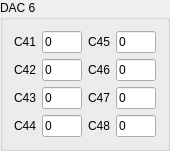
       <widget class="QGroupBox" name="groupBox_12">
        <property name="geometry">
         <rect>
          <x>175</x>
          <y>394</y>
          <width>160</width>
          <height>135</height>
         </rect>
        </property>
        <property name="maximumSize">
         <size>
          <width>170</width>
          <height>150</height>
         </size>
        </property>
        <property name="title">
         <string>DAC 6</string>
        </property>
        <layout class="QGridLayout" name="gridLayout_26">
         <item row="0" column="1" colspan="2">
          <layout class="QVBoxLayout" name="verticalLayout_9">
           <item>
            <layout class="QGridLayout" name="gridLayout_27">
             <item row="1" column="0">
              <widget class="QLabel" name="label_60">
               <property name="text">
                <string>C42</string>
               </property>
              </widget>
             </item>
             <item row="2" column="0">
              <widget class="QLabel" name="label_61">
               <property name="text">
                <string>C43</string>
               </property>
              </widget>
             </item>
             <item row="3" column="0">
              <widget class="QLabel" name="label_62">
               <property name="text">
                <string>C44</string>
               </property>
              </widget>
             </item>
             <item row="0" column="1">
              <widget class="QLineEdit" name="dac06channel41">
               <property name="sizePolicy">
                <sizepolicy hsizetype="Fixed" vsizetype="Fixed">
                 <horstretch>0</horstretch>
                 <verstretch>0</verstretch>
                </sizepolicy>
               </property>
               <property name="maximumSize">
                <size>
                 <width>40</width>
                 <height>16777215</height>
                </size>
               </property>
               <property name="text">
                <string>0</string>
               </property>
              </widget>
             </item>
             <item row="1" column="1">
              <widget class="QLineEdit" name="dac06channel42">
               <property name="sizePolicy">
                <sizepolicy hsizetype="Fixed" vsizetype="Fixed">
                 <horstretch>0</horstretch>
                 <verstretch>0</verstretch>
                </sizepolicy>
               </property>
               <property name="maximumSize">
                <size>
                 <width>40</width>
                 <height>16777215</height>
                </size>
               </property>
               <property name="text">
                <string>0</string>
               </property>
              </widget>
             </item>
             <item row="2" column="1">
              <widget class="QLineEdit" name="dac06channel43">
               <property name="sizePolicy">
                <sizepolicy hsizetype="Fixed" vsizetype="Fixed">
                 <horstretch>0</horstretch>
                 <verstretch>0</verstretch>
                </sizepolicy>
               </property>
               <property name="maximumSize">
                <size>
                 <width>40</width>
                 <height>16777215</height>
                </size>
               </property>
               <property name="text">
                <string>0</string>
               </property>
              </widget>
             </item>
             <item row="3" column="1">
              <widget class="QLineEdit" name="dac06channel44">
               <property name="sizePolicy">
                <sizepolicy hsizetype="Fixed" vsizetype="Fixed">
                 <horstretch>0</horstretch>
                 <verstretch>0</verstretch>
                </sizepolicy>
               </property>
               <property name="maximumSize">
                <size>
                 <width>40</width>
                 <height>16777215</height>
                </size>
               </property>
               <property name="text">
                <string>0</string>
               </property>
              </widget>
             </item>
             <item row="0" column="2">
              <widget class="QLabel" name="label_63">
               <property name="text">
                <string>C45</string>
               </property>
              </widget>
             </item>
             <item row="1" column="2">
              <widget class="QLabel" name="label_64">
               <property name="text">
                <string>C46</string>
               </property>
              </widget>
             </item>
             <item row="2" column="2">
              <widget class="QLabel" name="label_65">
               <property name="text">
                <string>C47</string>
               </property>
              </widget>
             </item>
             <item row="3" column="2">
              <widget class="QLabel" name="label_66">
               <property name="text">
                <string>C48</string>
               </property>
              </widget>
             </item>
             <item row="0" column="3">
              <widget class="QLineEdit" name="dac06channel45">
               <property name="sizePolicy">
                <sizepolicy hsizetype="Fixed" vsizetype="Fixed">
                 <horstretch>0</horstretch>
                 <verstretch>0</verstretch>
                </sizepolicy>
               </property>
               <property name="maximumSize">
                <size>
                 <width>40</width>
                 <height>16777215</height>
                </size>
               </property>
               <property name="text">
                <string>0</string>
               </property>
              </widget>
             </item>
             <item row="1" column="3">
              <widget class="QLineEdit" name="dac06channel46">
               <property name="sizePolicy">
                <sizepolicy hsizetype="Fixed" vsizetype="Fixed">
                 <horstretch>0</horstretch>
                 <verstretch>0</verstretch>
                </sizepolicy>
               </property>
               <property name="maximumSize">
                <size>
                 <width>40</width>
                 <height>16777215</height>
                </size>
               </property>
               <property name="text">
                <string>0</string>
               </property>
              </widget>
             </item>
             <item row="2" column="3">
              <widget class="QLineEdit" name="dac06channel47">
               <property name="sizePolicy">
                <sizepolicy hsizetype="Fixed" vsizetype="Fixed">
                 <horstretch>0</horstretch>
                 <verstretch>0</verstretch>
                </sizepolicy>
               </property>
               <property name="maximumSize">
                <size>
                 <width>40</width>
                 <height>16777215</height>
                </size>
               </property>
               <property name="text">
                <string>0</string>
               </property>
              </widget>
             </item>
             <item row="3" column="3">
              <widget class="QLineEdit" name="dac06channel48">
               <property name="sizePolicy">
                <sizepolicy hsizetype="Fixed" vsizetype="Fixed">
                 <horstretch>0</horstretch>
                 <verstretch>0</verstretch>
                </sizepolicy>
               </property>
               <property name="maximumSize">
                <size>
                 <width>40</width>
                 <height>16777215</height>
                </size>
               </property>
               <property name="text">
                <string>0</string>
               </property>
              </widget>
             </item>
             <item row="0" column="0">
              <widget class="QLabel" name="label_67">
               <property name="text">
                <string>C41</string>
               </property>
              </widget>
             </item>
            </layout>
           </item>
          </layout>
         </item>
        </layout>
       </widget>
